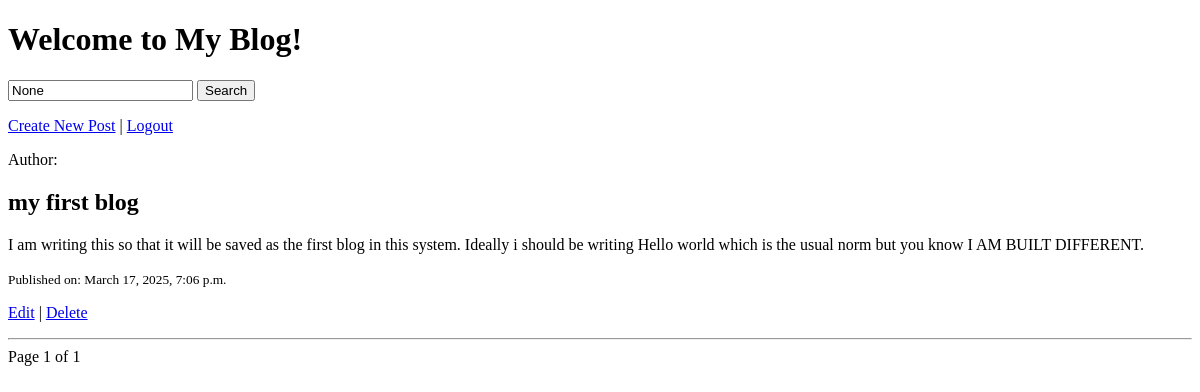
Before: / with the older database file.
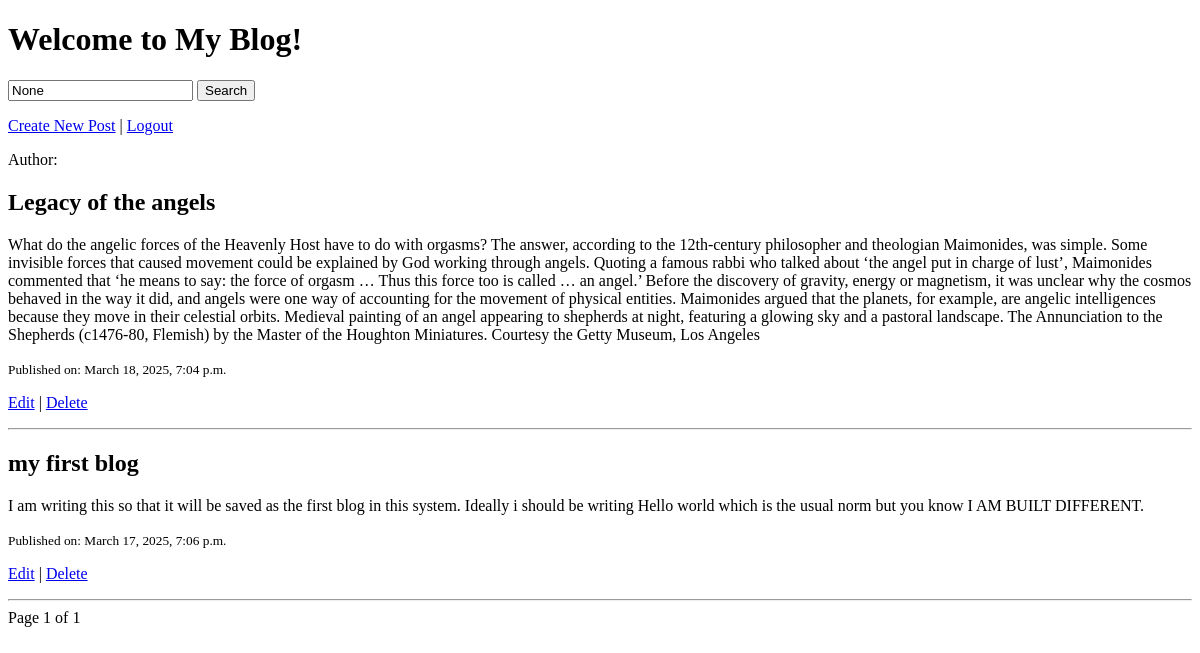
After: the same page with the newer database file.
### blog/models.py (models this page shows, shortened)
class Post(models.Model):
    title = models.CharField(max_length=200)
    content = models.TextField()
    created_at = models.DateTimeField(auto_now_add=True)

### blog/views.py (the view)
# urls.py: path("", home, name="home"),
def home(request):
    query = request.GET.get("q")
    if query:
        post_list = Post.objects.filter(title__icontains=query).order_by("-created_at")
    else:
        post_list = Post.objects.all().order_by("-created_at")
    paginator = Paginator(post_list, 5)
    page_number = request.GET.get("page")
    posts = paginator.get_page(page_number)
    return render(request, "blog/home.html", {"posts": posts, "query": query})

### blog/templates/blog/home.html (shortened to what this page needs)
<!DOCTYPE html>
<html lang="en">
  <head>
  </head>
  <body>
    <h1>Welcome to My Blog!</h1>
    <form method="get" action="{% url 'home' %}">
      <input
        type="text"
        name="q"
        placeholder="Search posts"
        value="{{ query }}"
      />
      <button type="submit">Search</button>
    </form>
    <p>
      <a href="{% url 'post_create' %}">Create New Post</a> |
      <a href="{% url 'logout' %}">Logout</a>
    </p>
    <p>Author: {{ post.author.username }}</p>
    {% for post in posts %}
    <h2>{{ post.title }}</h2>
    <p>{{ post.content }}</p>
    <small>Published on: {{ post.created_at }}</small>
    <p>
      <a href="{% url 'post_edit' post.pk %}">Edit</a> |
      <a href="{% url 'post_delete' post.pk %}">Delete</a>
    </p>
    <hr />
    {% empty %}
    <p>No posts yet.</p>
    {% endfor %}
    <div>
      <span>Page {{ posts.number }} of {{ posts.paginator.num_pages }}</span>
    </div>
  </body>
</html>

Changed rows visible on the page:
added Post: title "Legacy of the angels", content "What do the angelic forces of the Heavenly Host have to do with orgasms? The answer, according to the 12th-century philosopher and theologian Maimonides, was simple. Some invisible forces that caused movement could be explained by God working through angels. Quoting a famous rabbi who talked about ‘the angel put in charge of lust’, Maimonides commented that ‘he means to say: the force of orgasm … Thus this force too is called … an angel.’ Before the discovery of gravity, energy or magnetism, it was unclear why the cosmos behaved in the way it did, and angels were one way of accounting for the movement of physical entities. Maimonides argued that the planets, for example, are angelic…", created_at "March 18, 2025, 7:04 p.m."
